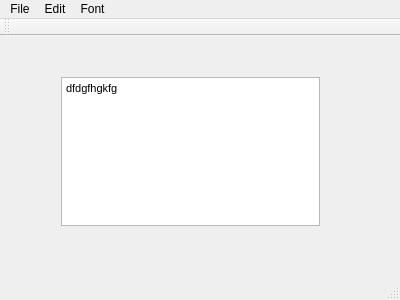
<?xml version="1.0" encoding="UTF-8"?>
<ui version="4.0">
 <class>MainWindow</class>
 <widget class="QMainWindow" name="MainWindow">
  <property name="geometry">
   <rect>
    <x>0</x>
    <y>0</y>
    <width>400</width>
    <height>300</height>
   </rect>
  </property>
  <property name="windowTitle">
   <string>MainWindow</string>
  </property>
  <widget class="QWidget" name="centralWidget">
   <widget class="QWidget" name="verticalLayoutWidget">
    <property name="geometry">
     <rect>
      <x>50</x>
      <y>30</y>
      <width>281</width>
      <height>171</height>
     </rect>
    </property>
    <layout class="QVBoxLayout" name="verticalLayout">
     <item>
      <widget class="QTextEdit" name="textEdit">
       <property name="html">
        <string>&lt;!DOCTYPE HTML PUBLIC &quot;-//W3C//DTD HTML 4.0//EN&quot; &quot;http://www.w3.org/TR/REC-html40/strict.dtd&quot;&gt;
&lt;html&gt;&lt;head&gt;&lt;meta name=&quot;qrichtext&quot; content=&quot;1&quot; /&gt;&lt;style type=&quot;text/css&quot;&gt;
p, li { white-space: pre-wrap; }
&lt;/style&gt;&lt;/head&gt;&lt;body style=&quot; font-family:'MS Shell Dlg 2'; font-size:8.25pt; font-weight:400; font-style:normal;&quot;&gt;
&lt;p style=&quot; margin-top:0px; margin-bottom:0px; margin-left:0px; margin-right:0px; -qt-block-indent:0; text-indent:0px;&quot;&gt;dfdgfhgkfg&lt;/p&gt;
&lt;p style=&quot;-qt-paragraph-type:empty; margin-top:0px; margin-bottom:0px; margin-left:0px; margin-right:0px; -qt-block-indent:0; text-indent:0px;&quot;&gt;&lt;br /&gt;&lt;/p&gt;&lt;/body&gt;&lt;/html&gt;</string>
       </property>
      </widget>
     </item>
    </layout>
   </widget>
  </widget>
  <widget class="QMenuBar" name="menuBar">
   <property name="geometry">
    <rect>
     <x>0</x>
     <y>0</y>
     <width>400</width>
     <height>21</height>
    </rect>
   </property>
   <widget class="QMenu" name="menuFile">
    <property name="title">
     <string>File</string>
    </property>
    <addaction name="actionNew"/>
    <addaction name="actionOpen"/>
    <addaction name="actionSave"/>
   </widget>
   <widget class="QMenu" name="menuEdit">
    <property name="title">
     <string>Edit</string>
    </property>
    <addaction name="actionCopy"/>
    <addaction name="actionPaste"/>
    <addaction name="actionCut"/>
    <addaction name="actionUndo"/>
   </widget>
   <widget class="QMenu" name="menuFont">
    <property name="title">
     <string>Font</string>
    </property>
    <addaction name="actionFont"/>
    <addaction name="actionColor"/>
    <addaction name="actionBackground_color"/>
    <addaction name="actionBackgroundcolor_Edit_text"/>
   </widget>
   <addaction name="menuFile"/>
   <addaction name="menuEdit"/>
   <addaction name="menuFont"/>
  </widget>
  <widget class="QToolBar" name="mainToolBar">
   <attribute name="toolBarArea">
    <enum>TopToolBarArea</enum>
   </attribute>
   <attribute name="toolBarBreak">
    <bool>false</bool>
   </attribute>
  </widget>
  <widget class="QStatusBar" name="statusBar"/>
  <action name="actionNew">
   <property name="text">
    <string>New</string>
   </property>
  </action>
  <action name="actionOpen">
   <property name="text">
    <string>Open</string>
   </property>
  </action>
  <action name="actionSave">
   <property name="text">
    <string>Save</string>
   </property>
  </action>
  <action name="actionExit">
   <property name="text">
    <string>Exit</string>
   </property>
  </action>
  <action name="actionCopy">
   <property name="text">
    <string>Copy</string>
   </property>
  </action>
  <action name="actionPaste">
   <property name="text">
    <string>Paste</string>
   </property>
  </action>
  <action name="actionCut">
   <property name="text">
    <string>Cut</string>
   </property>
  </action>
  <action name="actionUndo">
   <property name="text">
    <string>Undo</string>
   </property>
  </action>
  <action name="actionFont">
   <property name="text">
    <string>Font</string>
   </property>
  </action>
  <action name="actionColor">
   <property name="text">
    <string>Color</string>
   </property>
  </action>
  <action name="actionBackground_color">
   <property name="text">
    <string>Background color</string>
   </property>
  </action>
  <action name="actionBackgroundcolor_Edit_text">
   <property name="text">
    <string>Backgroundcolor Edit_text</string>
   </property>
  </action>
 </widget>
 <layoutdefault spacing="6" margin="11"/>
 <resources/>
 <connections/>
</ui>
